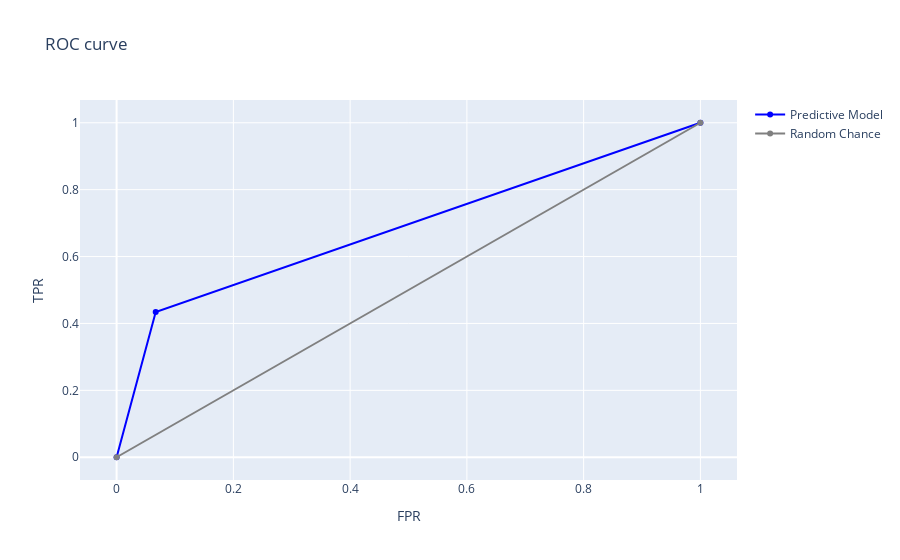

Notebook code cell kept with this figure:
### Code cell
visualize_roc_curve(ngb_clf, X_test, y_test)

### Figure 1 — Plotly figure (JSON) as saved in the notebook; plotly's stock layout.template omitted (floating-point values rounded to 4 significant figures)
{"data": [{"line": {"color": "blue", "width": 2}, "name": "Predictive Model", "type": "scatter", "x": [0, 0.067, 1], "y": [0, 0.4341, 1]}, {"line": {"color": "grey", "width": 2}, "name": "Random Chance", "type": "scatter", "x": [0, 1], "x0": 0, "y": [0, 1], "y0": 0}], "layout": {"title": {"text": "ROC curve"}, "xaxis": {"title": {"text": "FPR"}}, "yaxis": {"title": {"text": "TPR"}}}}
